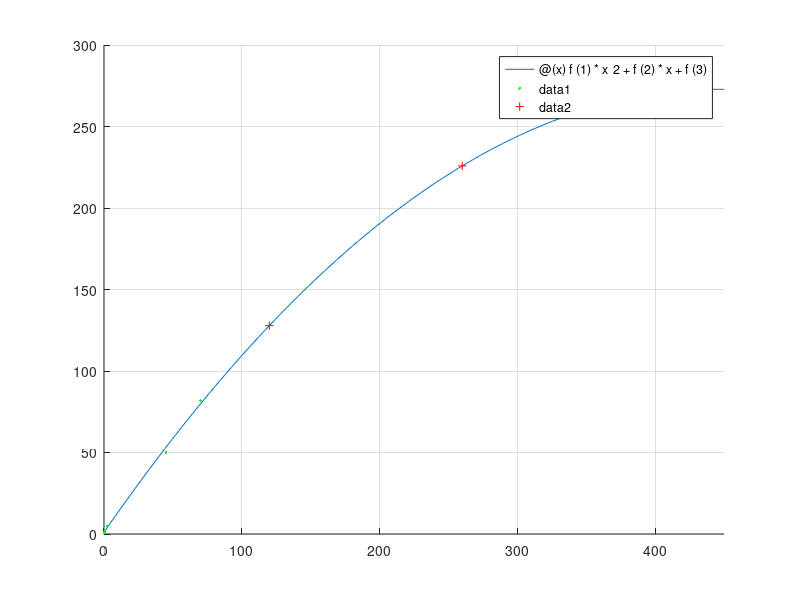

MATLAB code for this plot:
% ©2020 HP.
clc;
clear;
clf;
pkg load optim
fprintf('\n--------------------------------------\n')
fprintf('Labwork 4b: Linear regression\n');
fprintf('EXERCISE 1\n');
fprintf('--------------------------------------\n\n')

Mass = [400 70 45 2 0.3 0.16]
Metabolism = [270 82 50 4.8 1.45 0.97]
choice = "c2"
if choice == "a"
    hold on
    grid on
    [ a0,a1,r2 ] = linear_regression( Mass, Metabolism )
    xi = [120 260 350]
    y = a0 + a1*xi
    plot(xi, y, 'r+')
    hold off
elseif choice == "c1"
    f = polyfit(Mass, Metabolism, 1)
    func = @(x) f(1)*x + f(2)
    p = [f(1) f(2)]
    xi = [120 260 350]
    y = polyval(p, xi)
    hold on
    grid on
    fplot(func, [0, 450]);
    plot(Mass, Metabolism, 'g.');
    plot(xi, y, 'r+')
    hold off
elseif choice == "c2"
    f = polyfit(Mass, Metabolism, 2)
    func = @(x) f(1)*x^2 + f(2)*x +f(3)
    p = [f(1) f(2) f(3)]
    xi = [120 260  350]
    y = polyval(p, xi)
    hold on
    grid on
    fplot(func, [0, 450]);
    plot(Mass, Metabolism, 'g.');
    plot(xi, y, 'r+')
    hold off
end
